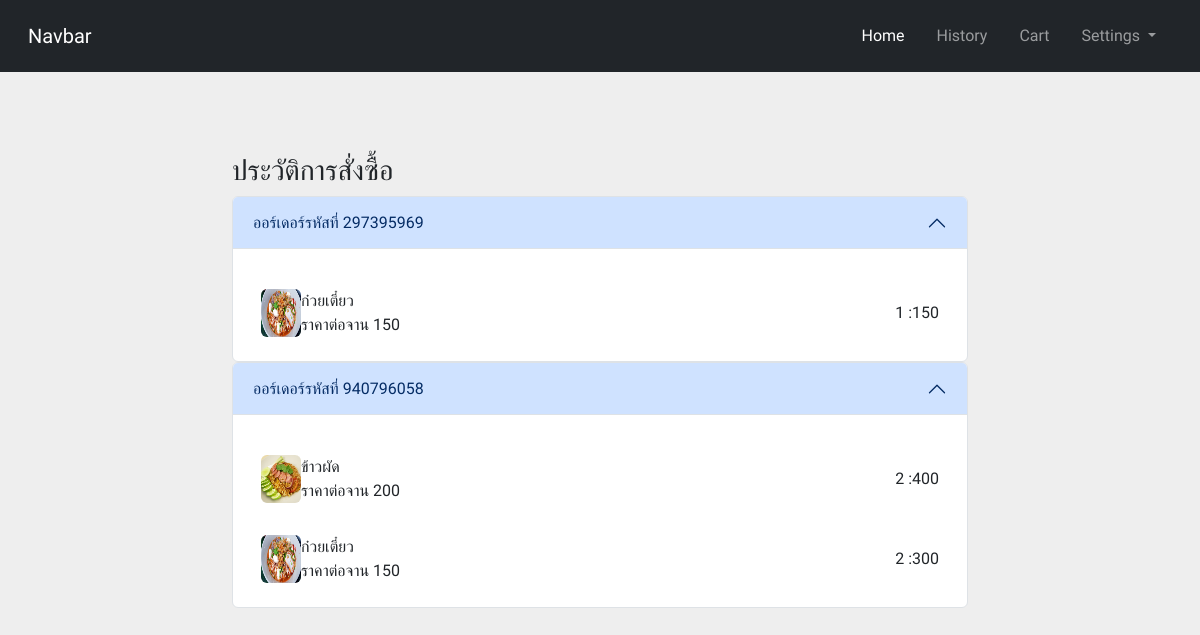
The app's page /_page/member/index.php?page=history (signed in), older data.
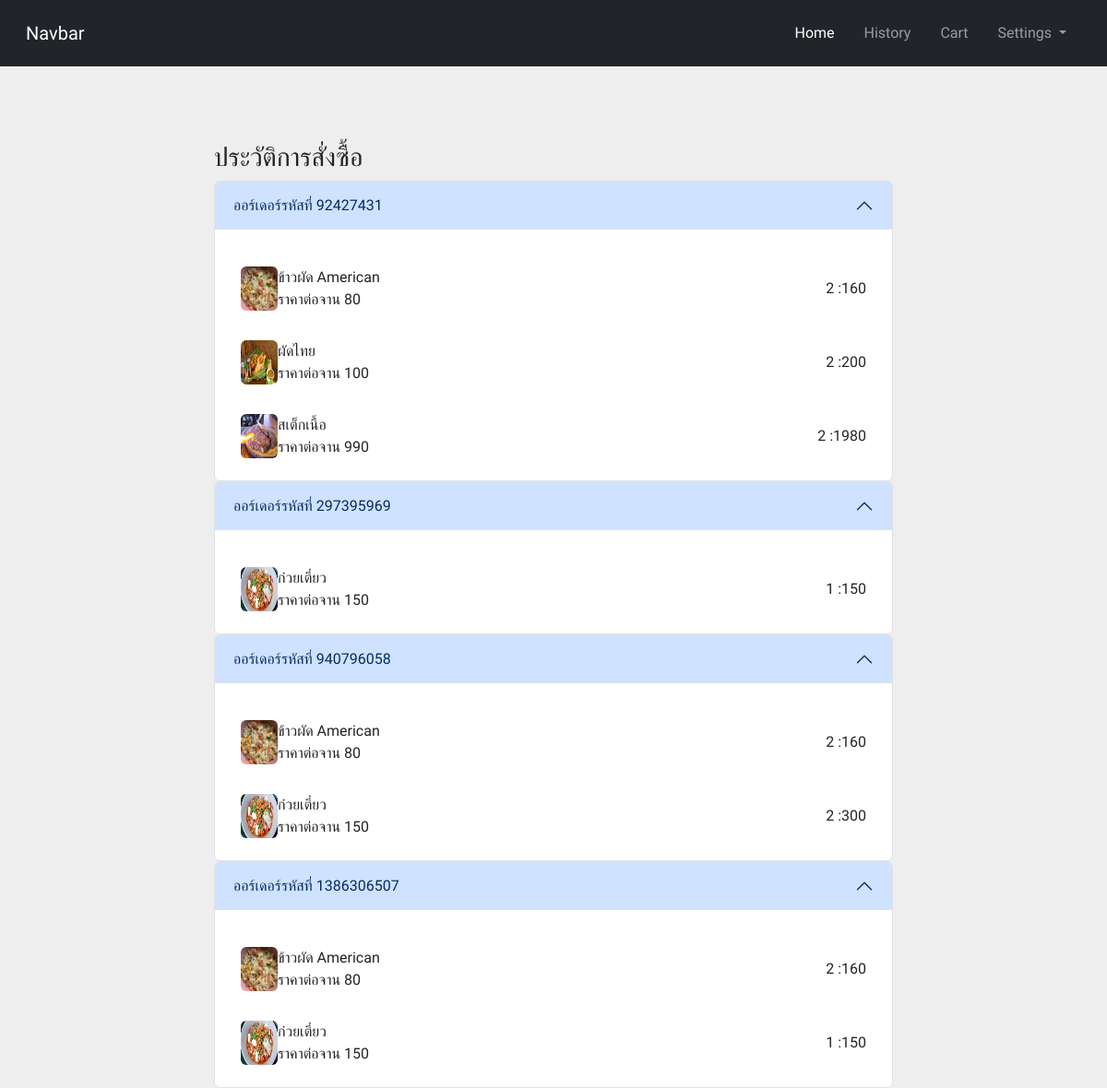
The same page, newer data.
### tables this page shows
CREATE TABLE `restaurant_order` (
  `id_o` int(11) NOT NULL,
  `id_own` int(11) NOT NULL,
  `status_own` int(1) NOT NULL DEFAULT 1,
  `timestamp_o` timestamp NOT NULL DEFAULT current_timestamp()
);

CREATE TABLE `restaurant_detail` (
  `id_o` int(11) NOT NULL,
  `id_f` int(11) NOT NULL,
  `count_d` int(11) NOT NULL,
  `price_d` double NOT NULL,
  `timestamp_d` timestamp NOT NULL DEFAULT current_timestamp()
);

CREATE TABLE `restaurant_menu` (
  `id_m` int(11) NOT NULL,
  `name_m` varchar(200) NOT NULL,
  `img_m` varchar(100) NOT NULL,
  `price_m` double NOT NULL,
  `status_u` int(1) NOT NULL DEFAULT 1,
  `timestamp_u` timestamp NOT NULL DEFAULT current_timestamp()
);

### _system/database.php (called while the page is built, shortened)
<?php
class database {
    public $mysqli;
    function __construct(){
        $this -> mysqli = new mysqli("localhost","root","","restaurant_db");
        mysqli_query($this -> mysqli,"SET NAMES utf8");
    }
    function select($table,$row = "*",$where = null){
        $sql = $where != null ? "SELECT $row FROM $table  $where" : "SELECT $row FROM $table";
        $this -> query = $this -> mysqli -> query($sql);
        return;
    }
    function selectjoin($table,$row="*",$join,$jointable,$on,$where){
        $sql = "SELECT $row FROM $table  $join $jointable ON $on WHERE $where ";
        $this -> query = $this -> mysqli -> query($sql);
        return;
    }
}

### _page/member/historypage.php (the view, shortened to what this page needs)
<div class="row">
    <div class="col-2"></div>
    <div class="col-8">
        <h3>ประวัติการสั่งซื้อ</h3>
        <?php
            $db_history = new database();
            $db_history->select("restaurant_order", "*", "WHERE id_own = $userid");
            while ($fetch_history = $db_history->query->fetch_object()) {
                $id_order = $fetch_history->id_o;
            ?>
        <div class="accordion" id="accordionExample<?= $id_order ?>">
            <div class="accordion-item">
                <h2 class="accordion-header" id="headingOne">
                    <button class="accordion-button" type="button" data-bs-toggle="collapse"
                        data-bs-target="#collapseOne<?= $id_order ?>" aria-expanded="true" aria-controls="collapseOne">
                        <?= "ออร์เดอร์รหัสที่ " . $id_order ?>
                    </button>
                </h2>
                <div id="collapseOne<?= $id_order ?>" class="accordion-collapse collapse show" aria-labelledby="headingOne"
                    data-bs-parent="#accordionExample<?= $id_order ?>">
                    <div class="accordion-body">
                        <?php
                            $db_detail = new database();
                            $db_detail->selectjoin("restaurant_detail", "*", "INNER JOIN", "restaurant_menu", "restaurant_detail.id_f = restaurant_menu.id_m", "restaurant_detail.id_o = $id_order");
                            while ($fetch_detail = $db_detail->query->fetch_object()) { ?>
                        <div class="d-flex justify-content-between align-items-center mt-3 p-2 items rounded">
                            <div class="d-flex flex-row"><img class="rounded"
                                    src="../../_system/upload/<?= $fetch_detail->img_m ?>" width="40">
                                <div class="ml-2"><span
                                        class="font-weight-bold d-block"><?= $fetch_detail->name_m ?></span><span
                                        class="spec"><?= "ราคาต่อจาน  " . $fetch_detail->price_m ?></span></div>
                            </div>
                            <div class="d-flex flex-row align-items-center"><span
                                    class="d-block"><?= $fetch_detail->count_d ?> : </span><span
                                    class="d-block ml-5 font-weight-bold">
                                    <?= $fetch_detail->count_d * $fetch_detail->price_m  ?></span></div>
                        </div>
                        <?php  }
                            ?>
                    </div>
                </div>
            </div>
        </div>
        <?php } ?>
    </div>
    <div class="col-2"></div>
</div>

Row changes from the older to the newer data that the page shows:
added restaurant_order: id_o "92427431"
added restaurant_detail: id_f.img_m (picture), id_f.name_m "ข้าวผัด American", id_f.price_m "80", count_d "2", $fetch_detail->count_d*$fetch_detail->price_m "160", shown under "92427431"
added restaurant_detail: id_f.img_m (picture), id_f.name_m "ผัดไทย", id_f.price_m "100", count_d "2", $fetch_detail->count_d*$fetch_detail->price_m "200", shown under "92427431"
added restaurant_detail: id_f.img_m (picture), id_f.name_m "สเต็กเนื้อ", id_f.price_m "990", count_d "2", $fetch_detail->count_d*$fetch_detail->price_m "1980", shown under "92427431"
changed through a linked row, restaurant_detail (number 5 of 8 on the later page): id_f.img_m: a different picture; id_f.name_m "ข้าวผัด" → "ข้าวผัด American"; id_f.price_m "200" → "80"; $fetch_detail->count_d*$fetch_detail->price_m "400" → "160"
added restaurant_order: id_o "1386306507"
added restaurant_detail: id_f.img_m (picture), id_f.name_m "ข้าวผัด American", id_f.price_m "80", count_d "2", $fetch_detail->count_d*$fetch_detail->price_m "160", shown under "1386306507"
added restaurant_detail: id_f.img_m (picture), id_f.name_m "ก๋วยเตี๋ยว", id_f.price_m "150", count_d "1", $fetch_detail->count_d*$fetch_detail->price_m "150", shown under "1386306507"
